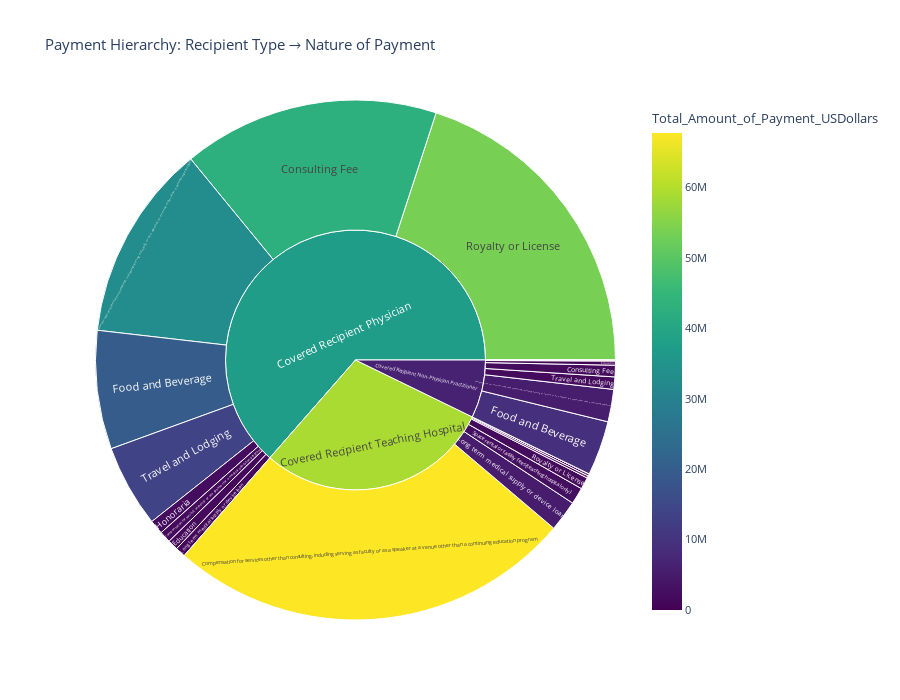

This figure's notebook cell:
### Markdown cell above
### Sunburst Chart: Hierarchical Payment Breakdown

### Code cell
# Create sunburst chart for payment hierarchy
if all(col in df.columns for col in ['Covered_Recipient_Type', 'Nature_of_Payment_or_Transfer_of_Value']):
    # Prepare data for sunburst
    df_sunburst = df.groupby(['Covered_Recipient_Type', 
                              'Nature_of_Payment_or_Transfer_of_Value'])['Total_Amount_of_Payment_USDollars'].sum().reset_index()
    
    # Take top categories to avoid overcrowding
    top_natures = df['Nature_of_Payment_or_Transfer_of_Value'].value_counts().head(10).index
    df_sunburst = df_sunburst[df_sunburst['Nature_of_Payment_or_Transfer_of_Value'].isin(top_natures)]
    
    fig = adv_visualizer.create_sunburst_chart(
        df_sunburst,
        path_cols=['Covered_Recipient_Type', 'Nature_of_Payment_or_Transfer_of_Value'],
        value_col='Total_Amount_of_Payment_USDollars',
        title='Payment Hierarchy: Recipient Type → Nature of Payment'
    )
    
    fig.show()

### Figure 1 — Plotly figure (JSON) as saved in the notebook; plotly's stock layout.template omitted (floating-point values rounded to 4 significant figures)
{"data": [{"branchvalues": "total", "customdata": [[5402000.0], [22890.0], [1925000.0], [687200.0], [9108000.0], [49890.0], [95530.0], [2064000.0], [32840000.0], [1925000.0], [42780000.0], [1736000.0], [19770000.0], [2379000.0], [1684000.0], [53590000.0], [13760000.0], [67720000.0], [375300.0], [370900.0], [4371.0], [5160000.0], [1979000.0], [2787000.0], [1794.0], [6231000.0], [37400000.0], [58990000.0]], "domain": {"x": [0, 1], "y": [0, 1]}, "hovertemplate": "labels=%{label}<br>Total_Amount_of_Payment_USDollars_sum=%{value}<br>parent=%{parent}<br>id=%{id}<br>Total_Amount_of_Payment_USDollars=%{color:$,.2f}<extra></extra>", "ids": ["Covered Recipient Non-Physician Practitioner/Compensation for services other than consulting, including serving as faculty or as a speaker at a venue other than a continuing education program", "Covered Recipient Non-Physician Practitioner/Compensation for serving as faculty or as a speaker for a medical education program", "Covered Recipient Non-Physician Practitioner/Consulting Fee", "Covered Recipient Non-Physician Practitioner/Education", "Covered Recipient Non-Physician Practitioner/Food and Beverage", "Covered Recipient Non-Physician Practitioner/Honoraria", "Covered Recipient Non-Physician Practitioner/Long term medical supply or device loan", "Covered Recipient Non-Physician Practitioner/Travel and Lodging", "Covered Recipient Physician/Compensation for services other than consulting, including serving as faculty or as a speaker at a venue other than a continuing education program", "Covered Recipient Physician/Compensation for serving as faculty or as a speaker for a medical education program", "Covered Recipient Physician/Consulting Fee", "Covered Recipient Physician/Education", "Covered Recipient Physician/Food and Beverage", "Covered Recipient Physician/Honoraria", "Covered Recipient Physician/Long term medical supply or device loan", "Covered Recipient Physician/Royalty or License", "Covered Recipient Physician/Travel and Lodging", "Covered Recipient Teaching Hospital/Compensation for services other than consulting, including serving as faculty or as a speaker at a venue other than a continuing education program", "Covered Recipient Teaching Hospital/Consulting Fee", "Covered Recipient Teaching Hospital/Education", "Covered Recipient Teaching Hospital/Food and Beverage", "Covered Recipient Teaching Hospital/Long term medical supply or device loan", "Covered Recipient Teaching Hospital/Royalty or License", "Covered Recipient Teaching Hospital/Space rental or facility fees (teaching hospital only)", "Covered Recipient Teaching Hospital/Travel and Lodging", "Covered Recipient Non-Physician Practitioner", "Covered Recipient Physician", "Covered Recipient Teaching Hospital"], "labels": ["Compensation for services other than consulting, including serving as faculty or as a speaker at a venue other than a continuing education program", "Compensation for serving as faculty or as a speaker for a medical education program", "Consulting Fee", "Education", "Food and Beverage", "Honoraria", "Long term medical supply or device loan", "Travel and Lodging", "Compensation for services other than consulting, including serving as faculty or as a speaker at a venue other than a continuing education program", "Compensation for serving as faculty or as a speaker for a medical education program", "Consulting Fee", "Education", "Food and Beverage", "Honoraria", "Long term medical supply or device loan", "Royalty or License", "Travel and Lodging", "Compensation for services other than consulting, including serving as faculty or as a speaker at a venue other than a continuing education program", "Consulting Fee", "Education", "Food and Beverage", "Long term medical supply or device loan", "Royalty or License", "Space rental or facility fees (teaching hospital only)", "Travel and Lodging", "Covered Recipient Non-Physician Practitioner", "Covered Recipient Physician", "Covered Recipient Teaching Hospital"], "marker": {"coloraxis": "coloraxis", "colors": [5402000.0, 22890.0, 1925000.0, 687200.0, 9108000.0, 49890.0, 95530.0, 2064000.0, 32840000.0, 1925000.0, 42780000.0, 1736000.0, 19770000.0, 2379000.0, 1684000.0, 53590000.0, 13760000.0, 67720000.0, 375300.0, 370900.0, 4371.0, 5160000.0, 1979000.0, 2787000.0, 1794.0, 6231000.0, 37400000.0, 58990000.0]}, "name": "", "parents": ["Covered Recipient Non-Physician Practitioner", "Covered Recipient Non-Physician Practitioner", "Covered Recipient Non-Physician Practitioner", "Covered Recipient Non-Physician Practitioner", "Covered Recipient Non-Physician Practitioner", "Covered Recipient Non-Physician Practitioner", "Covered Recipient Non-Physician Practitioner", "Covered Recipient Non-Physician Practitioner", "Covered Recipient Physician", "Covered Recipient Physician", "Covered Recipient Physician", "Covered Recipient Physician", "Covered Recipient Physician", "Covered Recipient Physician", "Covered Recipient Physician", "Covered Recipient Physician", "Covered Recipient Physician", "Covered Recipient Teaching Hospital", "Covered Recipient Teaching Hospital", "Covered Recipient Teaching Hospital", "Covered Recipient Teaching Hospital", "Covered Recipient Teaching Hospital", "Covered Recipient Teaching Hospital", "Covered Recipient Teaching Hospital", "Covered Recipient Teaching Hospital", "", "", ""], "type": "sunburst", "values": [5402000.0, 22890.0, 1925000.0, 687200.0, 9108000.0, 49890.0, 95530.0, 2064000.0, 32840000.0, 1925000.0, 42780000.0, 1736000.0, 19770000.0, 2379000.0, 1684000.0, 53590000.0, 13760000.0, 67720000.0, 375300.0, 370900.0, 4371.0, 5160000.0, 1979000.0, 2787000.0, 1794.0, 19360000.0, 170500000.0, 78400000.0]}], "layout": {"coloraxis": {"colorbar": {"title": {"text": "Total_Amount_of_Payment_USDollars"}}, "colorscale": [[0, "#440154"], [0.1111, "#482878"], [0.2222, "#3e4989"], [0.3333, "#31688e"], [0.4444, "#26828e"], [0.5556, "#1f9e89"], [0.6667, "#35b779"], [0.7778, "#6ece58"], [0.8889, "#b5de2b"], [1, "#fde725"]]}, "font": {"size": 11}, "height": 700, "legend": {"tracegroupgap": 0}, "title": {"text": "Payment Hierarchy: Recipient Type → Nature of Payment"}}}
